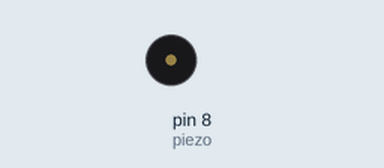
Bench run of a sketch on a simulated Arduino Uno, built with avr-gcc and run on an emulated ATmega328P. Shown: buzzer (waves = sounding).

Above: at 0.1 s.
Timing chart, 0 to 1.6 s (numbered marks = the images above):
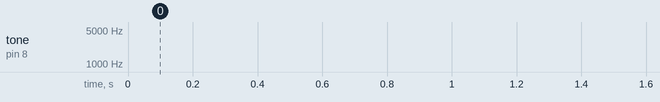

The sketch:

projeto11-sonorizador_piezo.ino
```cpp
int piezo = 8;
float valor_seno;
int valor_tom;


void setup() {
     pinMode(piezo, OUTPUT);
}

void loop() {
     for (int x=0; x<180; x++) {
          valor_seno = (sin(x*(3.1416/180)));
          valor_tom = 2000 + int(valor_seno*1000);
          // gera uma frequência a partir do valor do seno
          tone(piezo, valor_tom);
          delay(2);
     }
}
```
